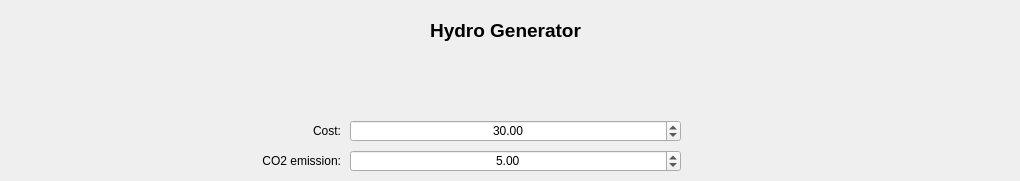
      <widget class="QWidget" name="hydro_generator_tab">
       <attribute name="title">
        <string>Hydro Generator</string>
       </attribute>
       <widget class="QLabel" name="label_9">
        <property name="geometry">
         <rect>
          <x>0</x>
          <y>10</y>
          <width>1011</width>
          <height>41</height>
         </rect>
        </property>
        <property name="font">
         <font>
          <pointsize>14</pointsize>
          <weight>75</weight>
          <bold>true</bold>
         </font>
        </property>
        <property name="text">
         <string>Hydro Generator</string>
        </property>
        <property name="alignment">
         <set>Qt::AlignCenter</set>
        </property>
       </widget>
       <widget class="QLabel" name="label_10">
        <property name="geometry">
         <rect>
          <x>300</x>
          <y>120</y>
          <width>41</width>
          <height>21</height>
         </rect>
        </property>
        <property name="layoutDirection">
         <enum>Qt::LeftToRight</enum>
        </property>
        <property name="text">
         <string>Cost:</string>
        </property>
        <property name="alignment">
         <set>Qt::AlignRight|Qt::AlignTrailing|Qt::AlignVCenter</set>
        </property>
       </widget>
       <widget class="QDoubleSpinBox" name="hydro_cost_box">
        <property name="geometry">
         <rect>
          <x>350</x>
          <y>120</y>
          <width>331</width>
          <height>22</height>
         </rect>
        </property>
        <property name="alignment">
         <set>Qt::AlignCenter</set>
        </property>
        <property name="value">
         <double>30.000000000000000</double>
        </property>
       </widget>
       <widget class="QDoubleSpinBox" name="hydro_co2_emission_box">
        <property name="geometry">
         <rect>
          <x>350</x>
          <y>150</y>
          <width>331</width>
          <height>22</height>
         </rect>
        </property>
        <property name="alignment">
         <set>Qt::AlignCenter</set>
        </property>
        <property name="value">
         <double>5.000000000000000</double>
        </property>
       </widget>
       <widget class="QLabel" name="label_24">
        <property name="geometry">
         <rect>
          <x>220</x>
          <y>150</y>
          <width>121</width>
          <height>21</height>
         </rect>
        </property>
        <property name="text">
         <string>CO2 emission:</string>
        </property>
        <property name="alignment">
         <set>Qt::AlignRight|Qt::AlignTrailing|Qt::AlignVCenter</set>
        </property>
       </widget>
      </widget>
